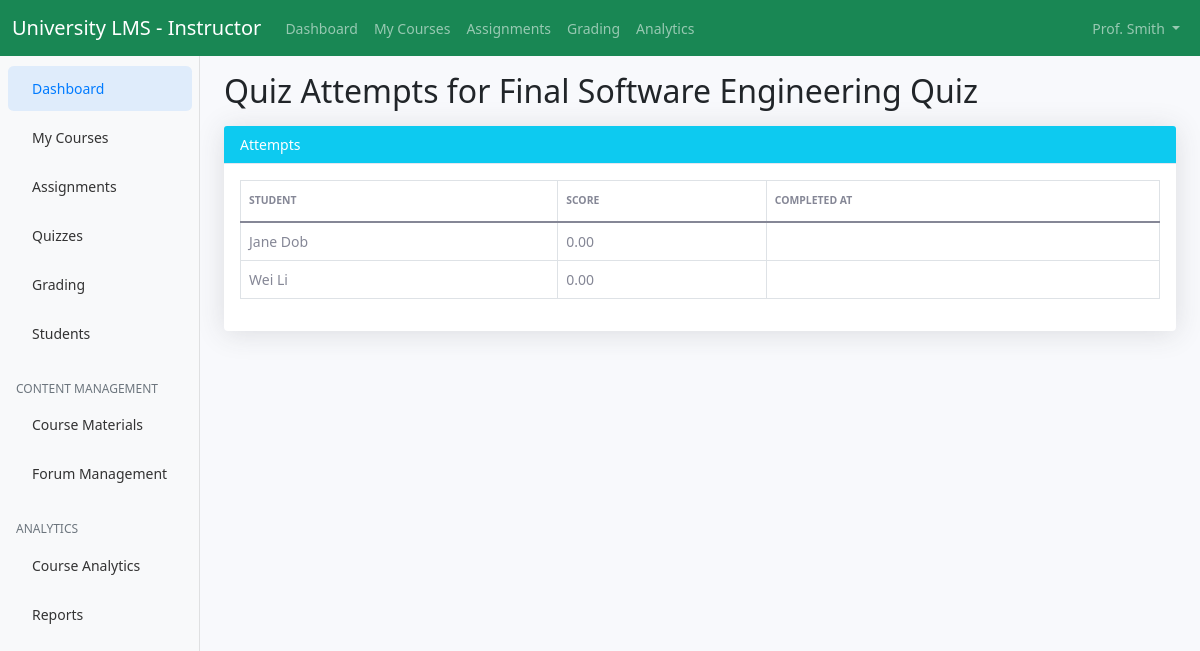
The page /instructor/quiz_attempts.php?quiz_id=6 (signed in) on the database its author committed.
### tables this page shows
CREATE TABLE `quizzes` (
  `id` int(11) NOT NULL,
  `course_id` int(11) NOT NULL,
  `title` varchar(200) NOT NULL,
  `description` text DEFAULT NULL,
  `time_limit` int(11) DEFAULT NULL,
  `max_attempts` int(11) DEFAULT 1,
  `due_date` datetime DEFAULT NULL,
  `created_by` int(11) NOT NULL,
  `created_at` timestamp NOT NULL DEFAULT current_timestamp()
);

CREATE TABLE `quiz_attempts` (
  `id` int(11) NOT NULL,
  `quiz_id` int(11) NOT NULL,
  `student_id` int(11) NOT NULL,
  `attempt_number` int(11) NOT NULL,
  `started_at` timestamp NOT NULL DEFAULT current_timestamp(),
  `completed_at` timestamp NULL DEFAULT NULL,
  `score` decimal(5,2) DEFAULT NULL,
  `total_points` decimal(5,2) DEFAULT NULL
);

CREATE TABLE `users` (
  `id` int(11) NOT NULL,
  `username` varchar(50) NOT NULL,
  `email` varchar(100) NOT NULL,
  `password` varchar(255) NOT NULL,
  `first_name` varchar(50) NOT NULL,
  `last_name` varchar(50) NOT NULL,
  `role` enum('student','instructor','admin') NOT NULL,
  `profile_image` varchar(255) DEFAULT NULL,
  `created_at` timestamp NOT NULL DEFAULT current_timestamp(),
  `updated_at` timestamp NOT NULL DEFAULT current_timestamp() ON UPDATE current_timestamp()
);

### instructor/quiz_attempts.php (the view, shortened to what this page needs)
<?php
$database = new Database();
$db = $database->getConnection();
$quiz_id = isset($_GET['quiz_id']) ? intval($_GET['quiz_id']) : 0;
$stmt = $db->prepare('SELECT q.*, c.title AS course_title FROM quizzes q JOIN courses c ON q.course_id = c.id WHERE q.id = ? AND q.created_by = ?');
$stmt->execute([$quiz_id, $_SESSION['user_id']]);
$quiz = $stmt->fetch(PDO::FETCH_ASSOC);
$attempts_stmt = $db->prepare('SELECT a.*, u.first_name, u.last_name FROM quiz_attempts a JOIN users u ON a.student_id = u.id WHERE a.quiz_id = ? ORDER BY a.completed_at DESC');
$attempts_stmt->execute([$quiz_id]);
$attempts = $attempts_stmt->fetchAll(PDO::FETCH_ASSOC);
?>
<!DOCTYPE html>
<html lang="en">
<head>
    <link href="https://cdn.jsdelivr.net/npm/bootstrap@5.1.3/dist/css/bootstrap.min.css" rel="stylesheet">
    <link href="../assets/css/dashboard.css" rel="stylesheet">
</head>
<body>
    <?php include '../includes/instructor_navbar.php'; ?>
    <div class="container-fluid">
        <div class="row">
            <?php include '../includes/instructor_sidebar.php'; ?>
            <main class="col-md-9 ms-sm-auto col-lg-10 px-md-4">
                <h1 class="h2 mt-3 mb-3"><i class="fas fa-file-alt"></i> Quiz Attempts for <?= htmlspecialchars($quiz['title']) ?></h1>
                <div class="card mb-4">
                    <div class="card-header bg-info text-white">Attempts</div>
                    <div class="card-body">
                        <?php if (count($attempts) > 0): ?>
                        <table class="table table-bordered">
                            <thead>
                                <tr>
                                    <th>Student</th>
                                    <th>Score</th>
                                    <th>Completed At</th>
                                </tr>
                            </thead>
                            <tbody>
                                <?php foreach ($attempts as $attempt): ?>
                                <tr>
                                    <td><?= htmlspecialchars($attempt['first_name'] . ' ' . $attempt['last_name']) ?></td>
                                    <td><?= htmlspecialchars($attempt['score']) ?></td>
                                    <td><?= htmlspecialchars($attempt['completed_at']) ?></td>
                                </tr>
                                <?php endforeach; ?>
                            </tbody>
                        </table>
                        <?php else: ?>
                        <p>No attempts found for this quiz.</p>
                        <?php endif; ?>
                    </div>
                </div>
            </main>
        </div>
    </div>
</body>
</html>

### assets/css/dashboard.css (style rules this page uses)
body { font-size: .875rem; background-color: #f8f9fc; }
.card { box-shadow: 0 0.15rem 1.75rem 0 rgba(58, 59, 69, 0.15) !important; border: none; }
.card-header { background-color: #f8f9fc; border-bottom: 1px solid #e3e6f0; }
.table { color: #858796; }
.table th { border-top: none; font-weight: 600; text-transform: uppercase; font-size: 0.65rem; padding-top: 0.75rem; padding-bottom: 0.75rem; }

### rows shown on the page
quizzes: title "Final Software Engineering Quiz"
quiz_attempts: student.last_name "Jane Dob", score "0.00"
quiz_attempts: student.last_name "Wei Li", score "0.00"

### other values the page prints
$_SESSION['last_name'] "Smith"
